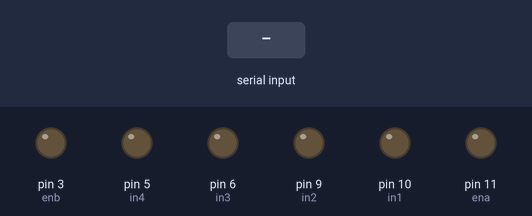
The sketch below on a simulated Arduino Uno, built with avr-gcc and run on an emulated ATmega328P. On the bench: output pins drawn as LEDs (lit = HIGH). The inputs (shaded band) are chosen by the test bench.

Above: at 1.2 s.
1.3 s: "fw" received over Serial
At 3.5 s:
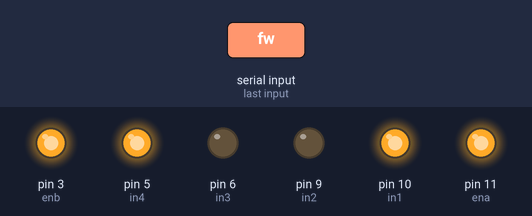
3.8 s: "bw" received over Serial
At 5.6 s:
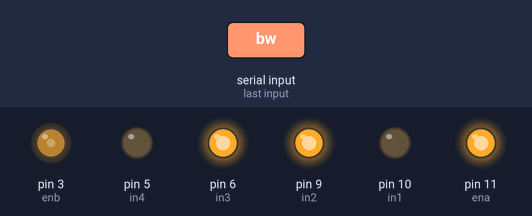
6.3 s: "pw" received over Serial
At 8.5 s:
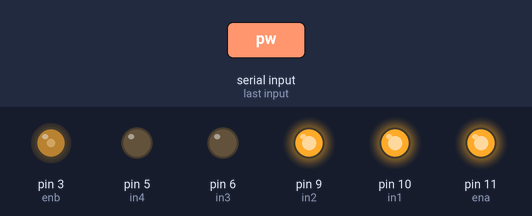
8.8 s: "fw" received over Serial
At 10.6 s:
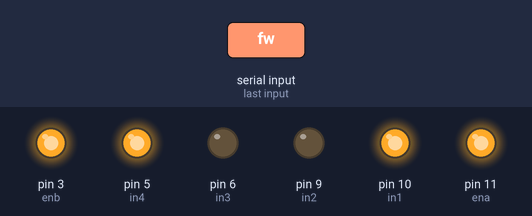
11.3 s: "pw" received over Serial
At 13.7 s:
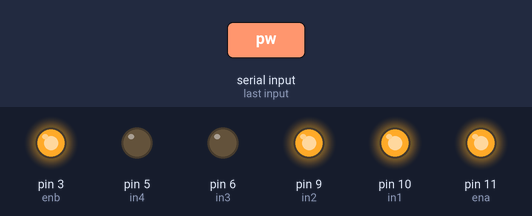
Timing chart, 0 to 14.8 s (numbered marks = the images above; inputs shaded):
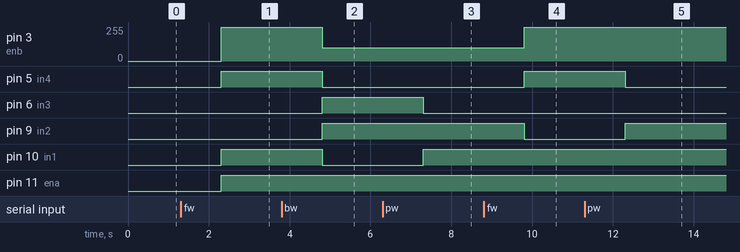

The sketch:

carforward.ino
```cpp
#define ena 11
#define enb 3
#define in1 10
#define in2 9
#define in3 6
#define in4 5

#define fast 255   //pwm for soft turn
#define slow 100  //pwm for hard turn

void forward()                                                           //forward
{
   digitalWrite(in1,HIGH);
   digitalWrite(in2,LOW);

   digitalWrite(in3,LOW);
   digitalWrite(in4,HIGH);

   analogWrite(ena,fast);
   analogWrite(enb,fast);
}

void backward()                                                           //backward
{
   digitalWrite(in1,LOW);
   digitalWrite(in2,HIGH);

   digitalWrite(in3,HIGH);
   digitalWrite(in4,LOW);

   analogWrite(ena,fast);
   analogWrite(enb,slow);
}

void pause()                                                           //pause
{
   digitalWrite(in1,HIGH);
   digitalWrite(in2,HIGH);

   digitalWrite(in3,LOW);
   digitalWrite(in4,LOW);

   //analogWrite(ena,spwm);
   //analogWrite(enb,spwm);
}

void setup() {
  // put your setup code here, to run once:
  pinMode(ena,OUTPUT);
  pinMode(in1,OUTPUT);
  pinMode(in2,OUTPUT);
  pinMode(enb,OUTPUT);
  pinMode(in3,OUTPUT);
  pinMode(in4,OUTPUT);

  Serial.begin(9600);
}

void loop() {
  // put your main code here, to run repeatedly:
   String c;
   c = Serial.readString();
   //forward();
   if(c.equals("fw")){
      forward();
   }
   if(c=="bw"){
     backward();
   }
   if(c=="pw"){
     pause();
   }

}
```

Measured:
- after the input at 1.3 s, pin 3 (enb): 0/255 → 255/255 after 1.0 s; pin 5 (in4), pin 10 (in1), pin 11 (ena): LOW → HIGH after 1.0 s
- after the input at 3.8 s, pin 3 (enb): 255/255 → 100/255 after 1.0 s; pin 5 (in4), pin 10 (in1): HIGH → LOW after 1.0 s; pin 6 (in3), pin 9 (in2): LOW → HIGH after 1.0 s
- after the input at 6.3 s, pin 6 (in3): HIGH → LOW after 1.0 s; pin 10 (in1): LOW → HIGH after 1.0 s
- after the input at 8.8 s, pin 3 (enb): 100/255 → 255/255 after 1.0 s; pin 5 (in4): LOW → HIGH after 1.0 s; pin 9 (in2): HIGH → LOW after 1.0 s
- after the input at 11.3 s, pin 5 (in4): HIGH → LOW after 1.0 s; pin 9 (in2): LOW → HIGH after 1.0 s
